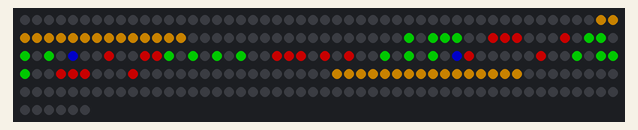
A sketch run on a simulated ATtiny85, built with avr-gcc and run on an emulated ATtiny85. On the bench: 256 RGB LEDs in strip order, left to right, continuing on the next row. Dim RGB values are drawn brighter than linear; the local clock reads 2024-03-15 10:24:30 at power-on unless the sketch sets it; what the sketch prints to the serial monitor is not drawn.

Above: at 0.1 s.

The sketch:

clockModule_test.ino
```cpp
#include <Adafruit_NeoPixel.h>

#ifdef __AVR__
 #include <avr/power.h> // Required for 16 MHz Adafruit Trinket
#endif

// Declare our NeoPixel strip object:
#define LED_PIN 14
#define LED_COUNT 256
Adafruit_NeoPixel strip(LED_COUNT, LED_PIN, NEO_GRB + NEO_KHZ800);


#include <ThreeWire.h>
#include <RtcDS1302.h>
               //   ,scl pin,
ThreeWire myWire(13,22,16); // IO, SCLK, CE
RtcDS1302<ThreeWire> Rtc(myWire);


//////deklaracija/inicializacija ure//////////////////////
int stevila[10][5][3] = {

    // nič
    {
      {0, 1, 2},
      {16, 3, 18},
      {32, 3, 34},
      {48, 3, 50},
      {64, 65, 66}
    },

    // ena
    {
      {3, 3, 2},
      {3, 17, 18},
      {32, 3, 34},
      {3, 3, 50},
      {3, 3, 66}
    },

    // dva
    {
      {0, 1, 2},
      {3, 3, 18},
      {32,33, 34},
      {48, 3, 3},
      {64, 65, 66}
    },

    // tri
    {
      {0,1, 2},
      {3, 3, 18},
      {32,33, 34},
      {3, 3, 50},
      {64, 65, 66}
    },

    // štiri
    {
      {0, 3, 2},
      {16, 3, 18},
      {32,33, 34},
      {3, 3, 50},
      {3, 3, 66}
    },

    // pet
    {
      {0,1, 2},
      {16, 3, 3},
      {32,33, 34},
      {3, 3, 50},
      {64, 65, 66}
    },

    // šest
    {
      {0, 1, 2},
      {16, 3, 3},
      {32,33, 34},
      {48, 3, 50},
      {64, 65, 66}
    },

    // sedem
    {
      {0,1, 2},
      {3, 3, 18},
      {3,3, 34},
      {3, 3, 50},
      {3, 3, 66}
    },

    // osem
    {
      {0,1, 2},
      {16, 3, 18},
      {32,33, 34},
      {48, 3, 50},
      {64, 65, 66}
    },

    // devet
    {
      {0,1, 2},
      {16, 3, 18},
      {32,33, 34},
      {3, 3, 50},
      {64, 65, 66}
    },
};


int st;
int piksl;
int startPosX;
///////////konec deklaracije/inicializacije ure /////////////////

void setup ()
{
  #if defined(__AVR_ATtiny85__) && (F_CPU == 16000000)
    clock_prescale_set(clock_div_1);
  #endif

  //////// strip ////////
  strip.begin();           // inicializacija neopixel objecta
  strip.show();            // izklop vseh pikslov
  strip.setBrightness(100); // svetlost (max = 255)
  //////// end-strip ////////

  Serial.begin(9600);

  Serial.print("compiled: ");
  Serial.print(__DATE__);
  Serial.println(__TIME__);

    Rtc.Begin();

    RtcDateTime compiled = RtcDateTime(__DATE__, __TIME__);
    printDateTime(compiled);
    Serial.println();

    if (!Rtc.IsDateTimeValid())
    {
        // Common Causes:
        //    1) first time you ran and the device wasn't running yet
        //    2) the battery on the device is low or even missing

        Serial.println("RTC lost confidence in the DateTime!");
        Rtc.SetDateTime(compiled);
    }

    if (Rtc.GetIsWriteProtected())
    {
        Serial.println("RTC was write protected, enabling writing now");
        Rtc.SetIsWriteProtected(false);
    }

    if (!Rtc.GetIsRunning())
    {
        Serial.println("RTC was not actively running, starting now");
        Rtc.SetIsRunning(true);
    }

    RtcDateTime now = Rtc.GetDateTime();
    if (now < compiled)
    {
        Serial.println("RTC is older than compile time!  (Updating DateTime)");
        Rtc.SetDateTime(compiled);
    }
    else if (now > compiled)
    {
        Serial.println("RTC is newer than compile time. (this is expected)");
    }
    else if (now == compiled)
    {
        Serial.println("RTC is the same as compile time! (not expected but all is fine)");
    }
}

int prvaStevka;
int drugaStevka;
int tretjaStevka;
int cetrtaStevka;

bool sekunda = 0;

uint32_t barva = strip.Color(0, 0, 255);

void ura(int ure, int minute){

   // pobriši vse
  strip.clear();

  // sekundne pike
  if(sekunda == 0){
      barva = strip.Color(0, 0, 255);
      strip.setPixelColor(104, barva);
      strip.setPixelColor(136, barva);
      sekunda = 1;
  }else{
      barva = strip.Color(0, 0, 0);
      strip.setPixelColor(104, barva);
      strip.setPixelColor(136, barva);
      sekunda = 0;
  }

  prvaStevka = ure/10;
  drugaStevka = ure%10;
  tretjaStevka = minute/10;
  cetrtaStevka = minute%10;

  Serial.println(prvaStevka);
  Serial.println(drugaStevka);
  Serial.println(tretjaStevka);
  Serial.println(cetrtaStevka);

  st = prvaStevka;
  startPosX = 80;

  barva = strip.Color(0, 255, 0);
  for(int y = 0; y < 5; y++){
      for(int x = 0; x < 3; x++){
        if(stevila[st][y][x]!=3){
         strip.setPixelColor(startPosX+stevila[st][y][x], barva);
        }
      }
    }

    st = drugaStevka;
    startPosX = 84;

    for(int y = 0; y < 5; y++){
      for(int x = 0; x < 3; x++){
        if(stevila[st][y][x]!=3){
         strip.setPixelColor(startPosX+stevila[st][y][x], barva);
        }
      }
    }

    barva = strip.Color(255, 0, 0);

    st = tretjaStevka;
    startPosX = 89;

    for(int y = 0; y < 5; y++){
      for(int x = 0; x < 3; x++){
        if(stevila[st][y][x]!=3){
         strip.setPixelColor(startPosX+stevila[st][y][x], barva);
        }
      }
    }

    st = cetrtaStevka;
    startPosX = 93;

    for(int y = 0; y < 5; y++){
      for(int x = 0; x < 3; x++){
        if(stevila[st][y][x]!=3){
         strip.setPixelColor(startPosX+stevila[st][y][x], barva);
        }
      }
    }

     barva = strip.Color(255, 165, 0);

     for(int i = 48; i <= 63; i++){
      strip.setPixelColor(i, barva);
    }

    for(int i = 176; i <= 191; i++){
      strip.setPixelColor(i, barva);
    }


    strip.show();
}

int x = 0;
int y = 0;

void loop ()
{
    RtcDateTime now = Rtc.GetDateTime();

    //printDateTime(now);
    Serial.println();

    if (!now.IsValid())
    {
        // Common Causes:
        //    1) the battery on the device is low or even missing and the power line was disconnected
        Serial.println("RTC lost confidence in the DateTime!");
    }

    int ure = now.Hour();
    int minute = now.Minute() - 3;

    ura(ure, minute);

    /*ura(x, y);
    x++;
    y++;

    if(y==99){
      y=0;
      x=0;
    } */


    delay(1000); //na 60 sekund
}

#define countof(a) (sizeof(a) / sizeof(a[0]))

void printDateTime(const RtcDateTime& dt)
{
    char datestring[20];

    snprintf_P(datestring,
            countof(datestring),
            PSTR("%02u/%02u/%04u %02u:%02u:%02u"),
            dt.Month(),
            dt.Day(),
            dt.Year(),
            dt.Hour(),
            dt.Minute(),
            dt.Second() );
    Serial.print(datestring);
}
```
